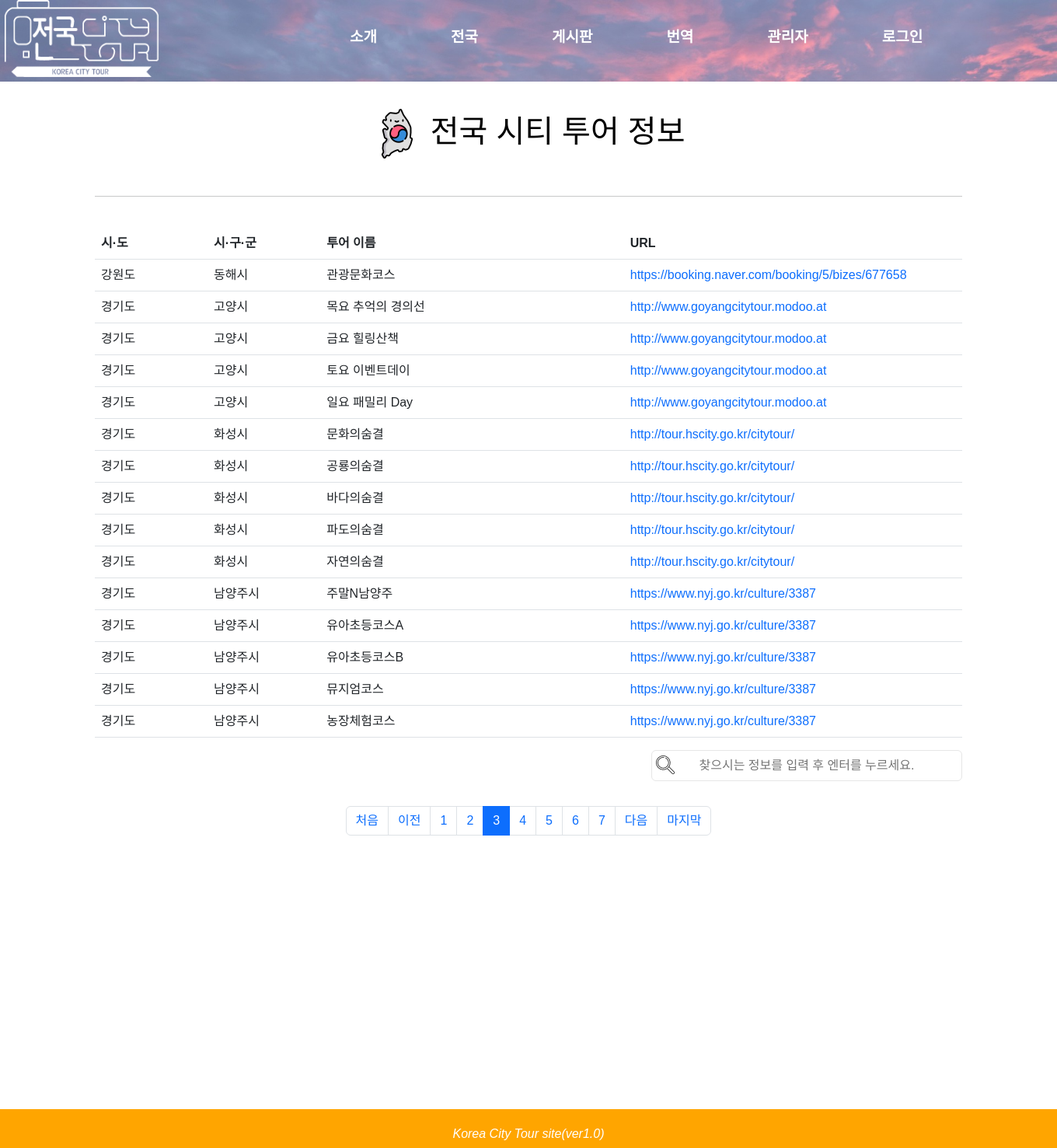
The page /web/whole_country/?q=&page=3 on the database its author committed.
### web/models.py (models this page shows, shortened)
class Citytourdata(models.Model):
    city1       = models.CharField(max_length=50)
    city2       = models.CharField(max_length=50)
    cos_name    = models.CharField(max_length=50)
    cos_info    = models.CharField(max_length=200, blank=True, null=True)
    start_time  = models.CharField(max_length=50, blank=True, null=True)
    close_time  = models.CharField(max_length=50, blank=True, null=True)
    url         = models.CharField(max_length=200, blank=True, null=True)
    number      = models.CharField(max_length=50, blank=True, null=True)
    id          = models.IntegerField(primary_key=True)

### web/views.py (the view, shortened to what this page needs)
# urls.py: path('whole_country/', views.whole_country),
def whole_country(request):
 tourdatas = Citytourdata.objects.values()
 tourdatas = tourdatas.order_by('city1')
 for data in tourdatas:
  if data.get('city2') == '없음':
   data['city2'] = data.get('city1')
  if data.get('url') == "":
   data['url'] = "준비 중입니다."
  if "http" not in data.get('url'):
   if "kr" in data.get('url') or "com" in data.get('url') or "modoo" in data.get('url') or "danyang" in data.get('url'):
    data['url'] = "http://"+ data.get('url')
 q = request.GET.get('q', '')  #
 print(q)
 if q == '':
  page = request.GET.get('page', 1)
  citytour_list = tourdatas
  paginator = Paginator(citytour_list, 15)
  page_obj = paginator.get_page(page)
  context = {
  "page_obj" : page_obj,
  }
  return render(request, "whole_country.html",context)

### web/templates/whole_country.html (shortened to what this page needs)
{% extends "base.html" %}
{% block head %}
<link href="https://cdn.jsdelivr.net/npm/bootstrap@5.2.2/dist/css/bootstrap.min.css" rel="stylesheet">
{% endblock %}
{% block contents %}
<br>
<div class="container my-3">
    <h1 style = "text-align:center">
        <a href = "http://localhost:8000/web/whole_country/" style ="color:black" ><img src = "/static/images/south-korea.png"> 전국 시티 투어 정보
        </a>
    </h1><br>
    <table class = "table">
        <hr><br>
        <tr>
            <th style = "width:13%;">시·도</th>
            <th style = "width:13%;">시·구·군</th>
            <th style = "width:35%;">투어 이름</th>
            <th>URL</th>
        </tr>
            {% if page_obj %}
            {% for data in page_obj %}
                <tr>
                    <td>{{data.city1}}</td>
                    <td>{{data.city2}}</td>
                    <td>{{data.cos_name}}</td>
                    {% if data.url != "준비 중입니다."%}
                        <td><a href = "{{data.url}}">{{data.url}}</a></td>
                    {% else %}
                        <td>{{data.url}}</td>
                    {% endif %}
                </tr>
            {% endfor %}
            {% endif %}
    </table>
    <form class = "searchData" action="http://localhost:8000/web/whole_country/" method="get" >
        <input class = "searchDataF" type="text" placeholder="찾으시는 정보를 입력 후 엔터를 누르세요." name="q" value="{{ q }}" />
    </form>
</div>
<div id="paging">
        <ul class="pagination justify-content-center" style="margin-top: 2rem;">
            {% if page_obj %}
            {% if page_obj.has_previous %}
            <li class="page-item">
            <a class="page-link" href="?q={{q}}&page={{ page_obj.paginator.page_range }}">
                처음
            </a>
           </li>
            <li class="page-item">
                <a class="page-link" href="?q={{q}}&page={{ page_obj.previous_page_number }}">이전</a>
            </li>
            {% else %}
            <li class="page-item disabled">
                <a class="page-link" tabindex="-1" aria-disabled="true" href="#">이전</a>
            </li>
            {% endif %}
            {% for page_number in page_obj.paginator.page_range %}
            {% if page_number >= page_obj.number|add:-4 and page_number <= page_obj.number|add:4 %}
            {% if page_number == page_obj.number %}
            <li class="page-item active" aria-current="page">
                <a class="page-link" href="?q={{q}}&page={{ page_number }}">{{ page_number }}</a>
            </li>
            {% else %}
            <li class="page-item">
                <a class="page-link" href="?q={{q}}&page={{ page_number }}">{{ page_number }}</a>
            </li>
            {% endif %}
            {% endif %}
            {% endfor %}
            {% if page_obj.has_next %}
            <li class="page-item">
                <a class="page-link" href="?q={{q}}&page={{ page_obj.next_page_number }}">다음</a>
            </li>
            <li class="page-item">
            <a class="page-link"
               href="?q={{q}}&page={{ page_obj.paginator.num_pages }}">
                마지막
            </a>
           </li>
            {% else %}
            <li class="page-item disabled">
                <a class="page-link" tabindex="-1" aria-disabled="true" href="#">다음</a>
            </li>
            {% endif %}
            {% endif %}
        </ul>
    <br>
    <div id = 'wrapper'>
    </div>
    <footer>
        <p><em>Korea City Tour site(ver1.0)</em></p>
    </footer>
{% endblock %}

### rows shown on the page
Citytourdata: city1 "강원도", city2 "동해시", cos_name "관광문화코스", url "https://booking.naver.com/booking/5/bizes/677658"
Citytourdata: city1 "경기도", city2 "고양시", cos_name "목요 추억의 경의선", url "http://www.goyangcitytour.modoo.at"
Citytourdata: city1 "경기도", city2 "고양시", cos_name "금요 힐링산책", url "http://www.goyangcitytour.modoo.at"
Citytourdata: city1 "경기도", city2 "고양시", cos_name "토요 이벤트데이", url "http://www.goyangcitytour.modoo.at"
Citytourdata: city1 "경기도", city2 "고양시", cos_name "일요 패밀리 Day", url "http://www.goyangcitytour.modoo.at"
Citytourdata: city1 "경기도", city2 "화성시", cos_name "문화의숨결", url "http://tour.hscity.go.kr/citytour/"
Citytourdata: city1 "경기도", city2 "화성시", cos_name "공룡의숨결", url "http://tour.hscity.go.kr/citytour/"
Citytourdata: city1 "경기도", city2 "화성시", cos_name "바다의숨결", url "http://tour.hscity.go.kr/citytour/"
Citytourdata: city1 "경기도", city2 "화성시", cos_name "파도의숨결", url "http://tour.hscity.go.kr/citytour/"
Citytourdata: city1 "경기도", city2 "화성시", cos_name "자연의숨결", url "http://tour.hscity.go.kr/citytour/"
Citytourdata: city1 "경기도", city2 "남양주시", cos_name "주말N남양주", url "https://www.nyj.go.kr/culture/3387"
Citytourdata: city1 "경기도", city2 "남양주시", cos_name "유아초등코스A", url "https://www.nyj.go.kr/culture/3387"
Citytourdata: city1 "경기도", city2 "남양주시", cos_name "유아초등코스B", url "https://www.nyj.go.kr/culture/3387"
Citytourdata: city1 "경기도", city2 "남양주시", cos_name "뮤지엄코스", url "https://www.nyj.go.kr/culture/3387"
Citytourdata: city1 "경기도", city2 "남양주시", cos_name "농장체험코스", url "https://www.nyj.go.kr/culture/3387"

### other values the page prints
{{ page_number }} "1" "2" "4" "5" "6" "7"
{{ page_number }} "3"
